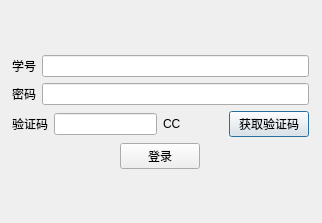
<?xml version="1.0" encoding="UTF-8"?>
<ui version="4.0">
 <class>Login</class>
 <widget class="QDialog" name="Login">
  <property name="geometry">
   <rect>
    <x>0</x>
    <y>0</y>
    <width>322</width>
    <height>223</height>
   </rect>
  </property>
  <property name="windowTitle">
   <string>Dialog</string>
  </property>
  <layout class="QGridLayout" name="gridLayout">
   <item row="0" column="1" colspan="2">
    <spacer name="verticalSpacer">
     <property name="orientation">
      <enum>Qt::Vertical</enum>
     </property>
     <property name="sizeHint" stdset="0">
      <size>
       <width>20</width>
       <height>23</height>
      </size>
     </property>
    </spacer>
   </item>
   <item row="1" column="0">
    <spacer name="horizontalSpacer">
     <property name="orientation">
      <enum>Qt::Horizontal</enum>
     </property>
     <property name="sizeHint" stdset="0">
      <size>
       <width>3</width>
       <height>20</height>
      </size>
     </property>
    </spacer>
   </item>
   <item row="1" column="1" colspan="3">
    <layout class="QVBoxLayout" name="verticalLayout">
     <item>
      <layout class="QHBoxLayout" name="horizontalLayout">
       <item>
        <widget class="QLabel" name="label">
         <property name="text">
          <string>学号</string>
         </property>
        </widget>
       </item>
       <item>
        <widget class="QLineEdit" name="lineEdit_id"/>
       </item>
      </layout>
     </item>
     <item>
      <layout class="QHBoxLayout" name="horizontalLayout_2">
       <item>
        <widget class="QLabel" name="label_2">
         <property name="text">
          <string>密码</string>
         </property>
        </widget>
       </item>
       <item>
        <widget class="QLineEdit" name="lineEdit_pw"/>
       </item>
      </layout>
     </item>
     <item>
      <layout class="QHBoxLayout" name="horizontalLayout_3">
       <item>
        <widget class="QLabel" name="label_3">
         <property name="text">
          <string>验证码</string>
         </property>
        </widget>
       </item>
       <item>
        <widget class="QLineEdit" name="lineEdit_cc"/>
       </item>
       <item>
        <widget class="QLabel" name="label_cc">
         <property name="minimumSize">
          <size>
           <width>60</width>
           <height>20</height>
          </size>
         </property>
         <property name="text">
          <string>CC</string>
         </property>
        </widget>
       </item>
       <item>
        <widget class="QPushButton" name="pushButton_getCC">
         <property name="text">
          <string>获取验证码</string>
         </property>
        </widget>
       </item>
      </layout>
     </item>
    </layout>
   </item>
   <item row="1" column="4">
    <spacer name="horizontalSpacer_2">
     <property name="orientation">
      <enum>Qt::Horizontal</enum>
     </property>
     <property name="sizeHint" stdset="0">
      <size>
       <width>4</width>
       <height>20</height>
      </size>
     </property>
    </spacer>
   </item>
   <item row="2" column="1">
    <spacer name="horizontalSpacer_3">
     <property name="orientation">
      <enum>Qt::Horizontal</enum>
     </property>
     <property name="sizeHint" stdset="0">
      <size>
       <width>3</width>
       <height>20</height>
      </size>
     </property>
    </spacer>
   </item>
   <item row="2" column="2">
    <widget class="QPushButton" name="pushButton_login">
     <property name="text">
      <string>登录</string>
     </property>
    </widget>
   </item>
   <item row="2" column="3">
    <spacer name="horizontalSpacer_4">
     <property name="orientation">
      <enum>Qt::Horizontal</enum>
     </property>
     <property name="sizeHint" stdset="0">
      <size>
       <width>4</width>
       <height>20</height>
      </size>
     </property>
    </spacer>
   </item>
   <item row="3" column="2">
    <spacer name="verticalSpacer_2">
     <property name="orientation">
      <enum>Qt::Vertical</enum>
     </property>
     <property name="sizeHint" stdset="0">
      <size>
       <width>20</width>
       <height>23</height>
      </size>
     </property>
    </spacer>
   </item>
  </layout>
 </widget>
 <tabstops>
  <tabstop>lineEdit_id</tabstop>
  <tabstop>lineEdit_pw</tabstop>
  <tabstop>lineEdit_cc</tabstop>
  <tabstop>pushButton_login</tabstop>
  <tabstop>pushButton_getCC</tabstop>
 </tabstops>
 <resources/>
 <connections/>
</ui>
